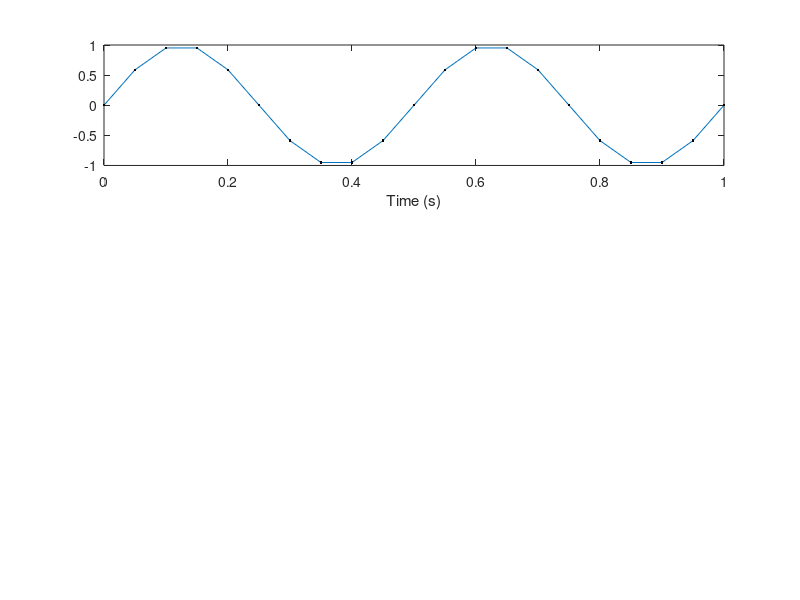

Here is the MATLAB script that generated this plot: (Note: this script raises an error after producing the figure.)
close all
clear globals
clc

intervals = [0.05,0.01,0.001];
num_plots = length(intervals);
TT = 1;
f = 2;
for idx = 1:num_plots
	subplot(num_plots,1,idx);
	Ts = intervals(idx);
	t = 0:Ts:TT;
	x = sin(2*pi*f.*t); 
	plot(t,x);
	hold on
	plot(t,x,'.k');
	xlabel('Time (s)'); 
	ylabel(sprintf('x[k] - Ts = %s',string(Ts)));
	legend('Line graph','Scatter plot','Location','best')
end
sgtitle('2 Hz signal plotted with different sample times (Ts)')
saveas(gcf,'semmlow_1_5.png');
